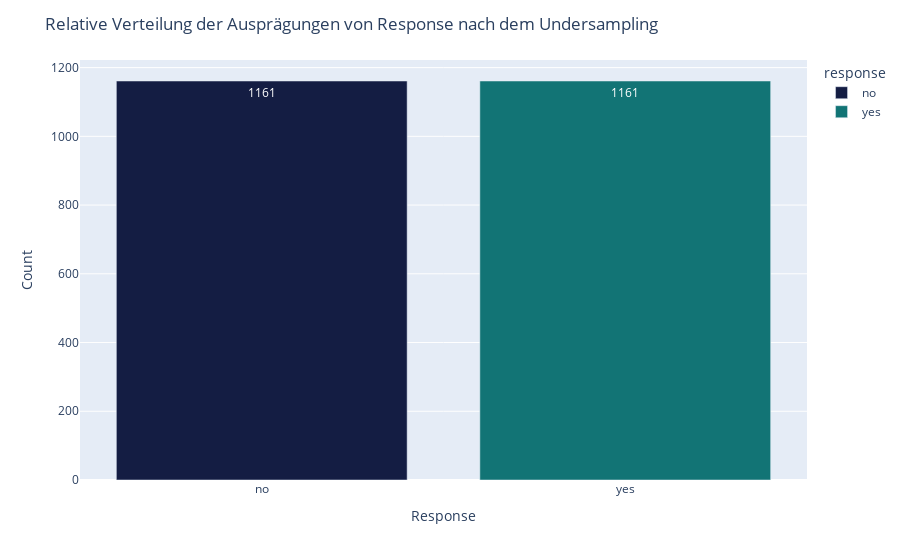

Notebook code for this chart:
### Code cell
df_downsampled_response = downsampled.groupby(['response']).size().reset_index()
fig = px.bar(df_downsampled_response, x='response', y=downsampled['response'].value_counts(normalize=False), color='response',
                                    text=downsampled['response'].value_counts(normalize=False),
                                    color_discrete_map={
                                        'yes': 'rgb(18,116,117)',
                                        'no': 'rgb(20,29,67)'
                                    })

fig.update_layout(title='Relative Verteilung der Ausprägungen von Response nach dem Undersampling',
                 xaxis_title='Response',
                 yaxis_title='Count')
fig.show()

### Figure 1 — Plotly figure (JSON) as saved in the notebook; plotly's stock layout.template omitted (floating-point values rounded to 4 significant figures)
{"data": [{"alignmentgroup": "True", "hovertemplate": "response=%{x}<br>y=%{y}<br>text=%{text}<extra></extra>", "legendgroup": "no", "marker": {"color": "rgb(20,29,67)", "pattern": {"shape": ""}}, "name": "no", "offsetgroup": "no", "orientation": "v", "showlegend": true, "text": [1161], "textposition": "auto", "type": "bar", "x": ["no"], "xaxis": "x", "y": [1161], "yaxis": "y"}, {"alignmentgroup": "True", "hovertemplate": "response=%{x}<br>y=%{y}<br>text=%{text}<extra></extra>", "legendgroup": "yes", "marker": {"color": "rgb(18,116,117)", "pattern": {"shape": ""}}, "name": "yes", "offsetgroup": "yes", "orientation": "v", "showlegend": true, "text": [1161], "textposition": "auto", "type": "bar", "x": ["yes"], "xaxis": "x", "y": [1161], "yaxis": "y"}], "layout": {"barmode": "relative", "legend": {"title": {"text": "response"}, "tracegroupgap": 0}, "margin": {"t": 60}, "title": {"text": "Relative Verteilung der Ausprägungen von Response nach dem Undersampling"}, "xaxis": {"anchor": "y", "categoryarray": ["no", "yes"], "categoryorder": "array", "domain": [0, 1], "title": {"text": "Response"}}, "yaxis": {"anchor": "x", "domain": [0, 1], "title": {"text": "Count"}}}}
